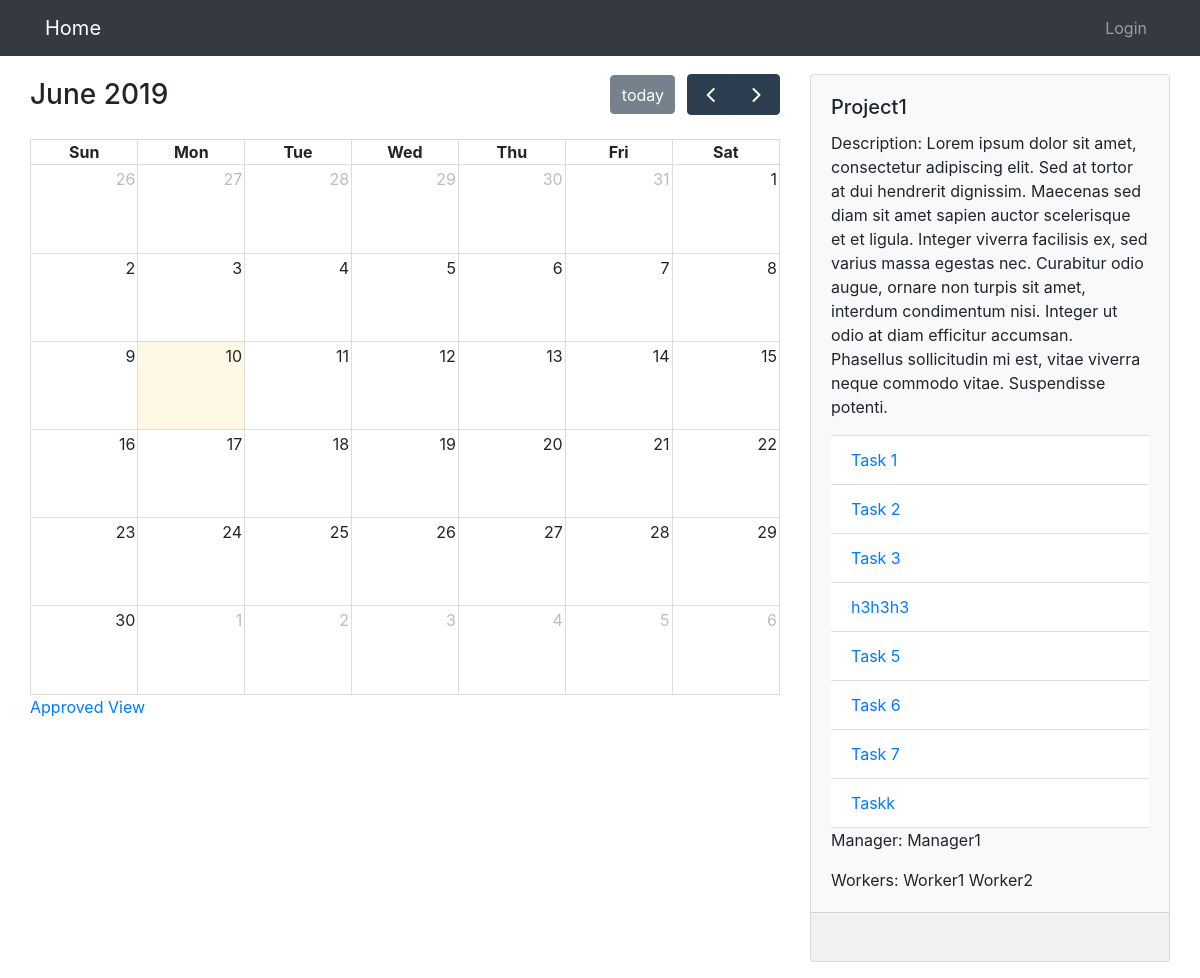
Page /worker/projects/1/ on the committed database.
### projects/models.py (models this page shows, shortened)
class Project(models.Model):
    title = models.CharField(max_length=100)
    description = models.TextField()
    manager = models.ForeignKey(
        User, on_delete=models.CASCADE, related_name="manager_project_set"
    )
    worker = models.ManyToManyField(User, related_name="worker_project_set")
    client = models.ManyToManyField(User, related_name="client_project_set")

class Task(models.Model):
    title = models.CharField(max_length=100)
    project = models.ForeignKey(Project, on_delete=models.CASCADE)

### projects/views.py (the view)
class WorkerProjectDetailView(DetailView):
    model = Project
    form_class = DatePointCreateForm
    pk_url_kwarg = "project_pk"
    def get_context_data(self, **kwargs):
        context = super().get_context_data(**kwargs)
        queryset = DatePoint.objects.filter(
            worker=self.request.user.id,
            task__project_id=self.kwargs["project_pk"],
        )
        datepoints = [
            {
                "title": datepoint.worker.username,
                "start": datepoint.worked_date.strftime("%Y-%m-%d"),
                "url": reverse(
                    "datepoint-detail", kwargs={"datepoint_pk": datepoint.id}
                ),
            }
            for datepoint in queryset
        ]
        context["datepoints"] = json.dumps(datepoints)
        return context

### projects/templates/projects/project_detail.html (shortened to what this page needs)
{% extends "projects/base.html" %}
{% load static %}
{% load crispy_forms_tags %}
{% block head %}
<link href="{% static 'projects/fullcalendar/core/main.css' %}" rel="stylesheet" />
<link href="{% static 'projects/fullcalendar/daygrid/main.css' %}" rel='stylesheet' />
{% endblock %}
{% block content2 %}
<div class="row">
    <div class="col-md-8">
        <div id='calendar'></div>
        {% if view.kwargs.approved %}
        <a href="{% url 'project-detail' view.kwargs.project_pk %}">Normal View</a>
        {% else %}
        <a href="{% url 'project-detail-approved' view.kwargs.project_pk 'approved' %}">Approved View</a>
        {% endif %}
    </div>
    <div class="col-md-4">
        <div class="card bg-light mb-3">
            <div class="card-body">
                <h5 class="card-title">{{ object.title }}</h5>
                <p class="card-text">Description: {{ object.description }}</p>
                <ul class="list-group list-group-flush">
                    {% for task in object.task_set.all %}
                    <li class="list-group-item card-text">
                        <a href="{% url 'task-detail' task.id %}">{{ task.title }}</a>
                    </li>
                    {% endfor %}
                </ul>
                <p class="card-text">Manager: {{ object.manager }}</p>
                <p class="card-text">Workers:
                    {% for worker in object.worker.all %}
                    {{ worker }}
                    {% endfor %}
                </p>
            </div>
            <div class="card-footer">
            </div>
        </div>
    </div>
</div>
</div>
{% endblock content2 %}

### projects/static/projects/fullcalendar/core/main.css (style rules this page uses)
.fc { direction: ltr; text-align: left; }
body .fc { font-size: 1em; }

### rows in the picture
Project: title "Project1", description "Lorem ipsum dolor sit amet, consectetur adipiscing elit. Sed at tortor at dui hendrerit dignissim. Maecenas sed diam sit amet sapien auctor scelerisque et et ligula. Integer viverra facilisis ex, sed varius massa egestas nec. Curabitur odio augue, ornare non turpis sit amet, interdum condimentum nisi. Integer ut odio at diam efficitur accumsan. Phasellus sollicitudin mi est, vitae viverra neque commodo vitae. Suspendisse potenti.", manager "Manager1"
Task: title "Task 1"
Task: title "Task 2"
Task: title "Task 3"
Task: title "h3h3h3"
Task: title "Task 5"
Task: title "Task 6"
Task: title "Task 7"
Task: title "Taskk"

### other values in the picture
{{ worker }} "Worker1"
{{ worker }} "Worker2"
